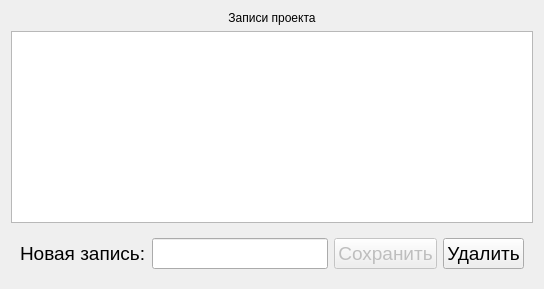
            <widget class="QWidget" name="note_widget" native="true">
             <property name="font">
              <font>
               <family>Arial</family>
              </font>
             </property>
             <layout class="QVBoxLayout" name="verticalLayout_2">
              <item>
               <widget class="QLabel" name="label_2">
                <property name="font">
                 <font>
                  <family>Arial</family>
                 </font>
                </property>
                <property name="text">
                 <string>Записи проекта</string>
                </property>
                <property name="alignment">
                 <set>Qt::AlignmentFlag::AlignCenter</set>
                </property>
               </widget>
              </item>
              <item>
               <widget class="QListWidget" name="note_list">
                <property name="accessibleName">
                 <string>Заметки проекта</string>
                </property>
                <property name="sizePolicy">
                 <sizepolicy hsizetype="Preferred" vsizetype="Preferred">
                  <horstretch>0</horstretch>
                  <verstretch>0</verstretch>
                 </sizepolicy>
                </property>
                <property name="palette">
                 <palette>
                  <active/>
                  <inactive/>
                  <disabled/>
                 </palette>
                </property>
                <property name="font">
                 <font>
                  <family>Arial</family>
                  <pointsize>12</pointsize>
                 </font>
                </property>
                <property name="styleSheet">
                 <string notr="true"/>
                </property>
               </widget>
              </item>
              <item>
               <widget class="QWidget" name="flash_note" native="true">
                <property name="font">
                 <font>
                  <family>Arial</family>
                  <pointsize>14</pointsize>
                 </font>
                </property>
                <layout class="QGridLayout" name="gridLayout">
                 <item row="0" column="0">
                  <widget class="QLabel" name="label_9">
                   <property name="font">
                    <font>
                     <family>Arial</family>
                    </font>
                   </property>
                   <property name="text">
                    <string>Новая запись:</string>
                   </property>
                  </widget>
                 </item>
                 <item row="0" column="3">
                  <widget class="QPushButton" name="delete_note">
                   <property name="font">
                    <font>
                     <family>Arial</family>
                    </font>
                   </property>
                   <property name="text">
                    <string>Удалить</string>
                   </property>
                  </widget>
                 </item>
                 <item row="0" column="2">
                  <widget class="QPushButton" name="pb_save_flash_note">
                   <property name="enabled">
                    <bool>false</bool>
                   </property>
                   <property name="font">
                    <font>
                     <family>Arial</family>
                    </font>
                   </property>
                   <property name="text">
                    <string>Сохранить</string>
                   </property>
                  </widget>
                 </item>
                 <item row="0" column="1">
                  <widget class="QLineEdit" name="new_symbols">
                  <property name="accessibleName">
                   <string>Прогресс</string>
                  </property>
                   <property name="font">
                    <font>
                     <family>Arial</family>
                    </font>
                   </property>
                  </widget>
                 </item>
                </layout>
               </widget>
              </item>
             </layout>
            </widget>
